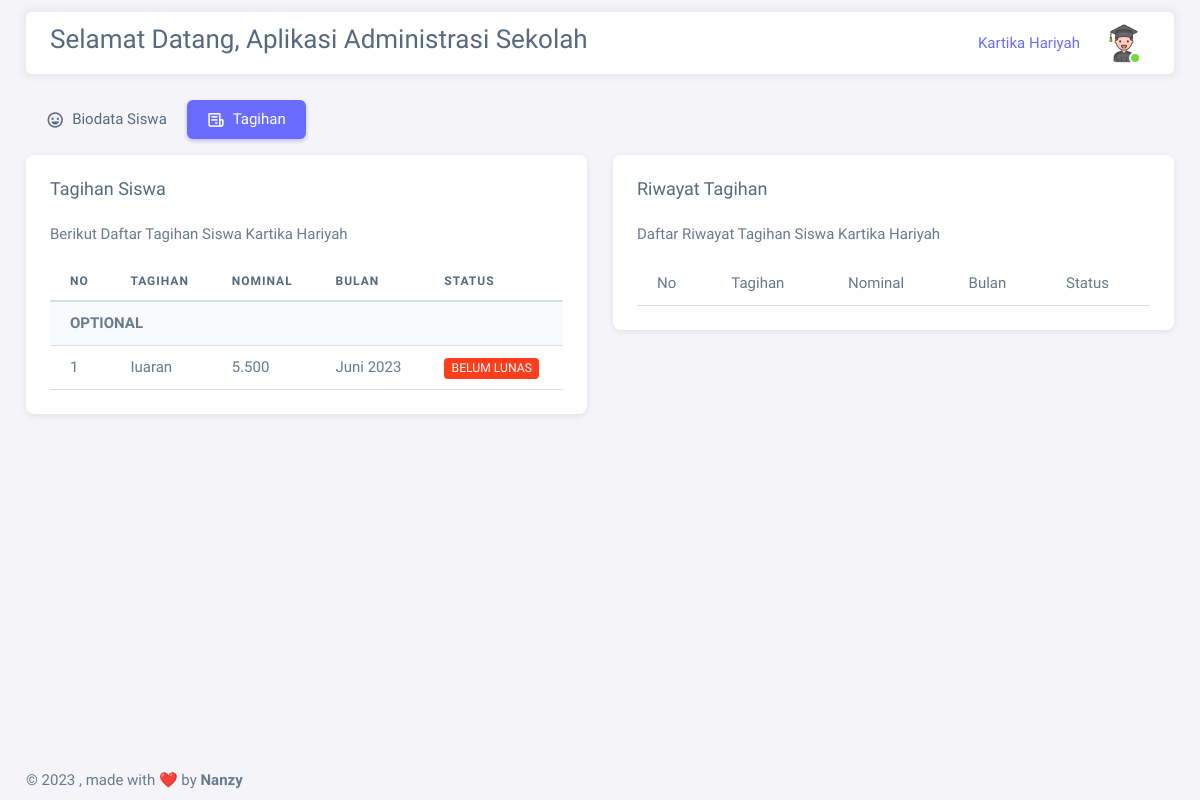
Page /page_student/index_student.php?menu=billing_student (signed in) on the committed database.
### tables this page shows
CREATE TABLE `transactions` (
  `id` int(11) NOT NULL,
  `code_bill` varchar(100) NOT NULL,
  `code_payment` varchar(20) NOT NULL,
  `code_class` varchar(20) NOT NULL,
  `code_student` varchar(20) NOT NULL,
  `status_bill` int(11) NOT NULL DEFAULT 0,
  `payment_date` datetime NOT NULL,
  `created_at` datetime NOT NULL DEFAULT current_timestamp()
);

CREATE TABLE `payments` (
  `id` int(11) NOT NULL,
  `code_payment` varchar(10) NOT NULL,
  `type_payment` varchar(20) NOT NULL,
  `description` varchar(20) NOT NULL,
  `nominal` bigint(20) NOT NULL,
  `created_at` datetime NOT NULL DEFAULT current_timestamp(),
  `created_by` varchar(10) NOT NULL,
  `isactive` int(11) NOT NULL DEFAULT 1
);

### functions/function.php (called while the page is built, shortened)
<?php
function ExecuteSelect($connect, $sql)
{
    $result = mysqli_query($connect, $sql);
    $row = [];
    while ($data = mysqli_fetch_array($result)) {
        $row[] = $data;
    }
    return $row;
}
function FormatRupiah($nominal)
{
    $rupiah = number_format($nominal, 0, ',', '.');
    return $rupiah;
}
function DescriptionMonthIndo($month)
{
    $monthIndo = [
        '01' => 'Januari',
        '02' => 'Februari',
        '03' => 'Maret',
        '04' => 'April',
        '05' => 'Mei',
        '06' => 'Juni',
        '07' => 'Juli',
        '08' => 'Agustus',
        '09' => 'September',
        '10' => 'Oktober',
        '11' => 'November',
        '12' => 'Desember',
    ];
    return $monthIndo[$month];
}
function ExtractCodeBillEachMountAndYear($codeBill)
{
    $cutCodeBill = substr($codeBill, strpos($codeBill, '-') + 1);
    $cutCodeBill = explode('|', $cutCodeBill);
    $year  = substr($cutCodeBill[0], 0, 4);
    $month = explode('_', $cutCodeBill[1]);
    $output = DescriptionMonthIndo($month[1]) . ' ' . $year;
    $output2 = $year . '-' . $month[1];
    return [$output, $output2];
}

### page_student/menus_student/billings_student.php (the view, shortened to what this page needs)
<div class="col-md-6 col-12 mb-md-0 mb-4">
    <div class="card">
        <h5 class="card-header">Tagihan Siswa</h5>
        <div class="card-body">
            <p>Berikut Daftar Tagihan Siswa <?= $_COOKIE['name_student'] ?></p>
            <div class="row mt-2">
                <div class="table-responsive">
                    <table class="table table-striped">
                        <thead>
                            <tr>
                                <th>No</th>
                                <th>Tagihan</th>
                                <th>Nominal</th>
                                <th>Bulan</th>
                                <th>Status</th>
                            </tr>
                        </thead>
                        <tbody>
                            <?php
                            $queryBill = "SELECT
                                                a.id,
                                                a.code_bill,
                                                a.status_bill,
                                                a.payment_date,
                                                b.type_payment,
                                                b.description,
                                                b.nominal
                                            FROM
                                                transactions a
                                                JOIN payments b ON a.code_payment = b.code_payment
                                            WHERE
                                                a.code_student = '$_COOKIE[code_student]'
                                                AND a.status_bill = 0";
                            $billing = ExecuteSelect($connect, $queryBill);
                            $noBilling = 1;
                            $billings = [];
                            foreach ($billing as $bill) {
                                $billings[$bill['type_payment']][] = $bill;
                            }
                            ?>
                            <?php foreach ($billings as $type => $bills) : ?>
                                <tr>
                                    <td colspan="5"><b><?= strtoupper($type) ?></b></td>
                                </tr>
                                <?php foreach ($bills as $b) : ?>
                                    <?php
                                    $declareMonth = ExtractCodeBillEachMountAndYear($b['code_bill']);
                                    ?>
                                    <tr>
                                        <td><?= $noBilling++ ?></td>
                                        <td><?= $b['description'] ?></td>
                                        <td><?= FormatRupiah($b['nominal']) ?></td>
                                        <td><?= $declareMonth[0] ?></td>
                                        <td>
                                            <?php if ($b['status_bill'] == 0) : ?>
                                                <span class="badge bg-danger">Belum Lunas</span>
                                            <?php else : ?>
                                                <span class="badge bg-success">Lunas</span>
                                            <?php endif; ?>
                                        </td>
                                    </tr>
                                <?php endforeach; ?>
                            <?php endforeach; ?>
                        </tbody>
                    </table>
                </div>
            </div>
        </div>
    </div>
</div>
<div class="col-md-6 col-12">
    <div class="card">
        <h5 class="card-header">Riwayat Tagihan</h5>
        <div class="card-body">
            <p>Daftar Riwayat Tagihan Siswa <?= $_COOKIE['name_student'] ?></p>
            <div class="row mt-2">
                <div class="table-responsive">
                    <table class="table table-striped">
                        <thead>
                            <tr>
                                <td>No</td>
                                <td>Tagihan</td>
                                <td>Nominal</td>
                                <td>Bulan</td>
                                <td>Status</td>
                            </tr>
                        </thead>
                    </table>
                </div>
            </div>
        </div>
    </div>
</div>

### rows in the picture
transactions: payments.description "Iuaran", payments.nominal "5.500", code_bill "Juni 2023", status_bill "BELUM LUNAS"

### other values in the picture
$_COOKIE['name_student'] "Kartika Hariyah"
$type "OPTIONAL"
